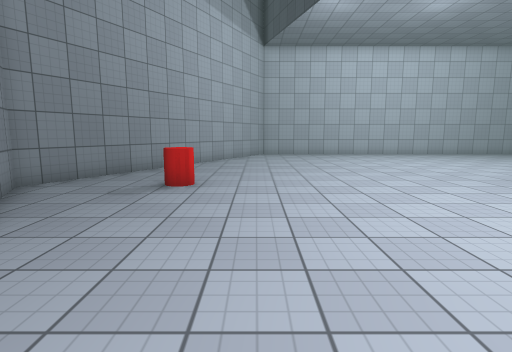
view 1 (above)

13 first-person views from a walk through a Unity game level. The camera is 1.4 m above the floor, tilts 8° down and sees 80° across. The floor is counted in squares, 1 m on a side. Each view is taken from the middle of a square. On the plan, view 1 faces up. The plan holds only what a view shows up to about 14 squares ahead; the rest is blank. The place goes on beyond the plan. The player is left out. Some animated figures are not drawn. Surface patterns are stand-ins for the level's own textures.

view 2
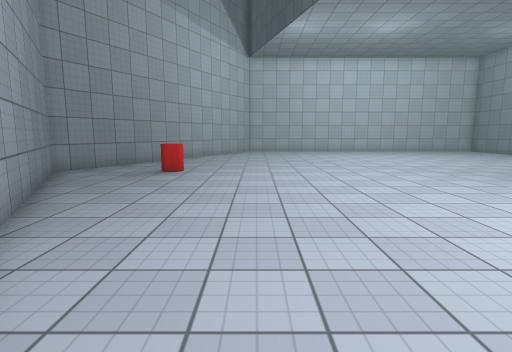

view 3
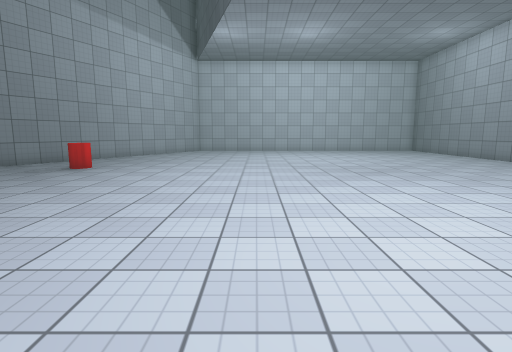

view 4
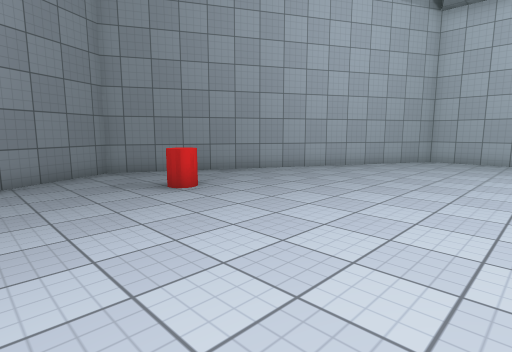

view 5
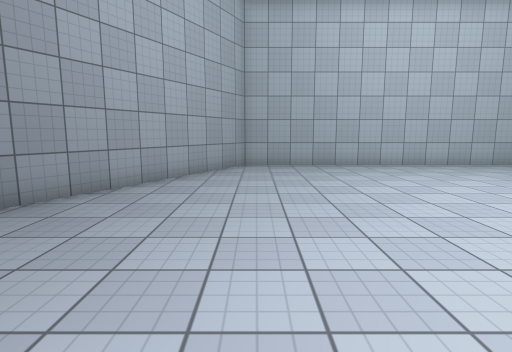

view 6
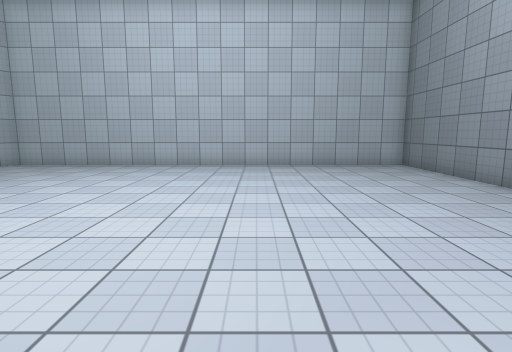

view 7
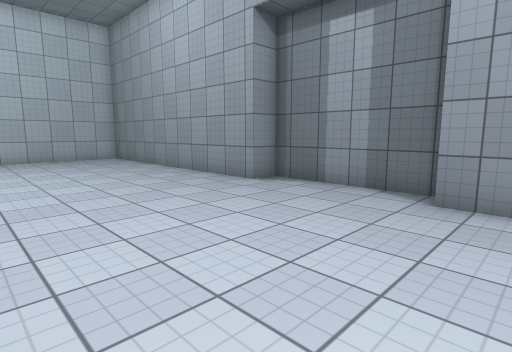

view 8
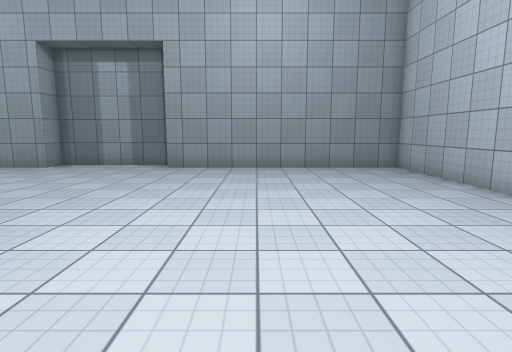

view 9
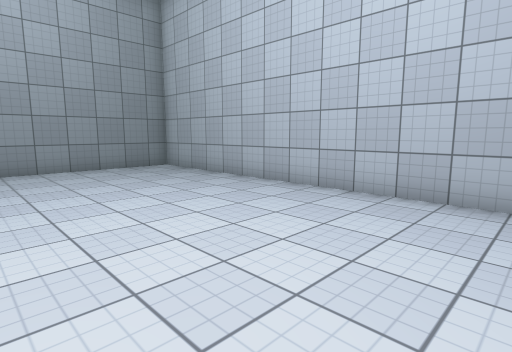

view 10
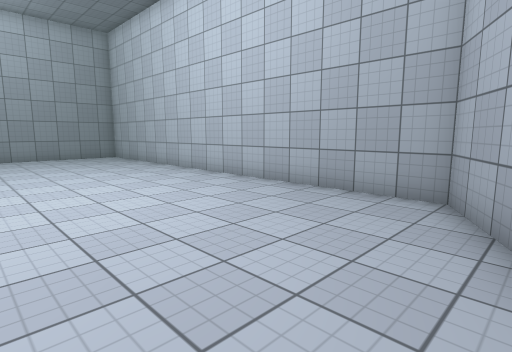

view 11
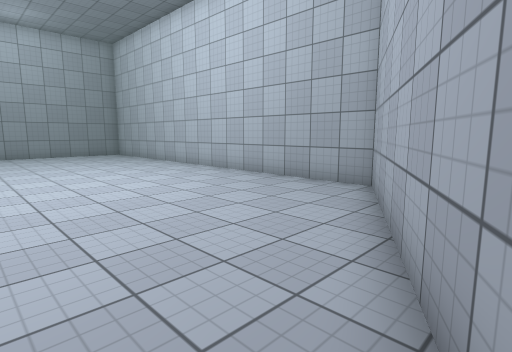

view 12
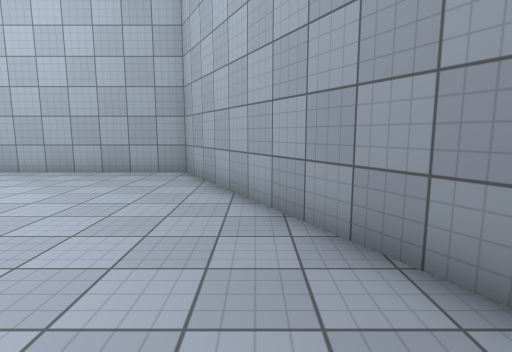

view 13
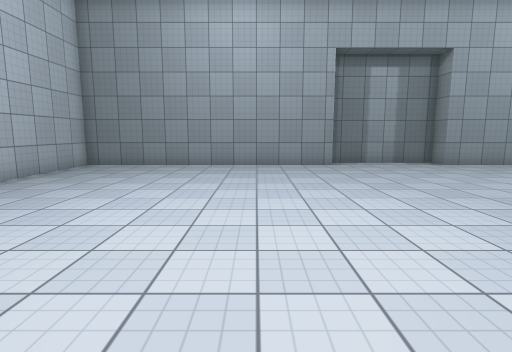

### Floor plan
Points are (right, up) in squares from view 1. A wall is a line through its corners. A room is listed if a view was taken in it or the views show most of it. See-through windows are left out.
Room 1 (views 1, 2, 3, 4, 5, 6, 7, 8, 9, 10, 11, 12, 13)
walls: (18.5, 4.9) (18.5, 9.6) (17.5, 9.6) (17.5, 20.5) (0.5, 20.5) (-6.3, 7.8) (0.5, -4.8) (17.5, -4.8) (17.5, 4.6) (18.1, 4.6)
objects: other object (-2, 8)

Positions as (right, up) in squares from view 1, and headings:
1: (0, 0), facing up
2: (1, -3), facing up
3: (5, -4), facing up
4: (5, 4), facing up-left
5: (1, 7), facing up
6: (11, 7), facing up
7: (11, 3), facing up-right
8: (5, 1), facing right
9: (5, 2), facing down-right
10: (-1, 2), facing down-right
11: (-3, 3), facing down-right
12: (-2, 6), facing down
13: (4, 13), facing right
